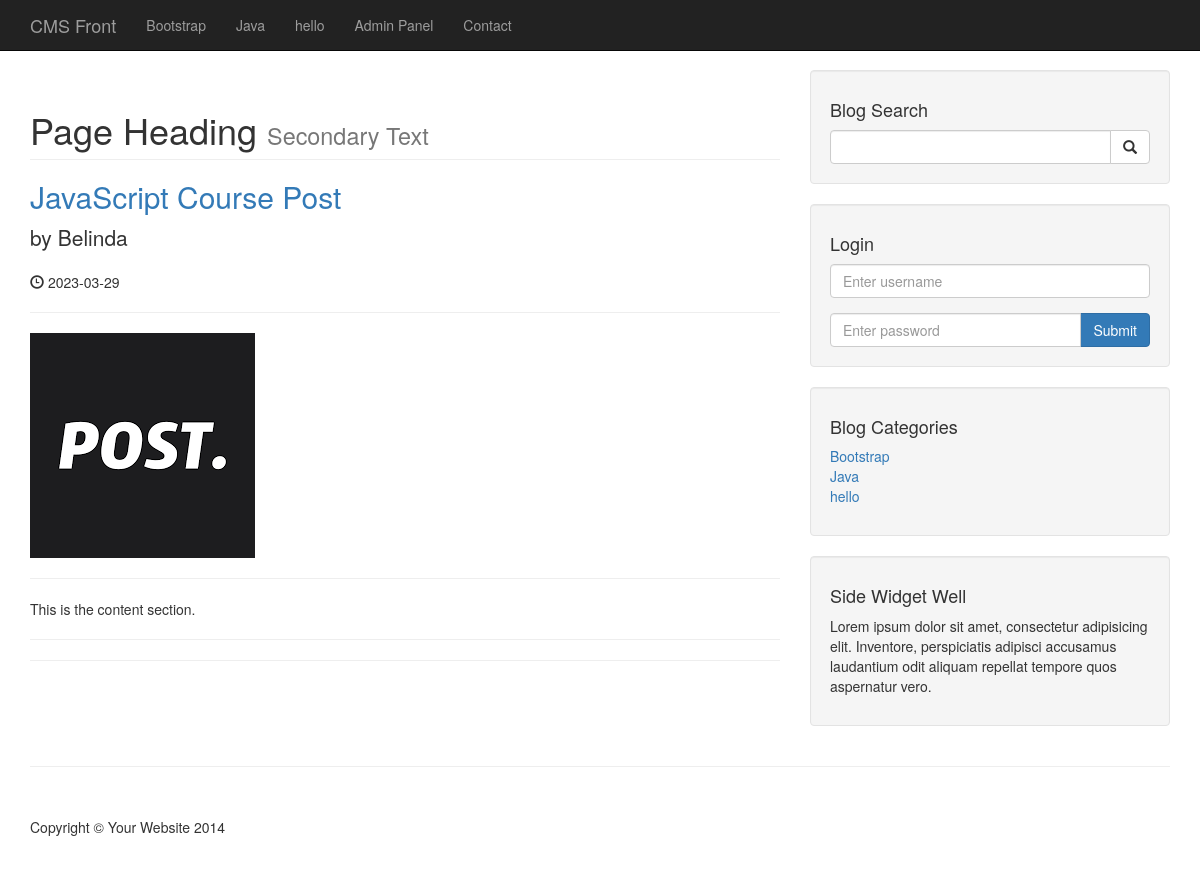
The page /cms/author_posts.php?author=Belinda&p_id=2 on the database as committed earlier.
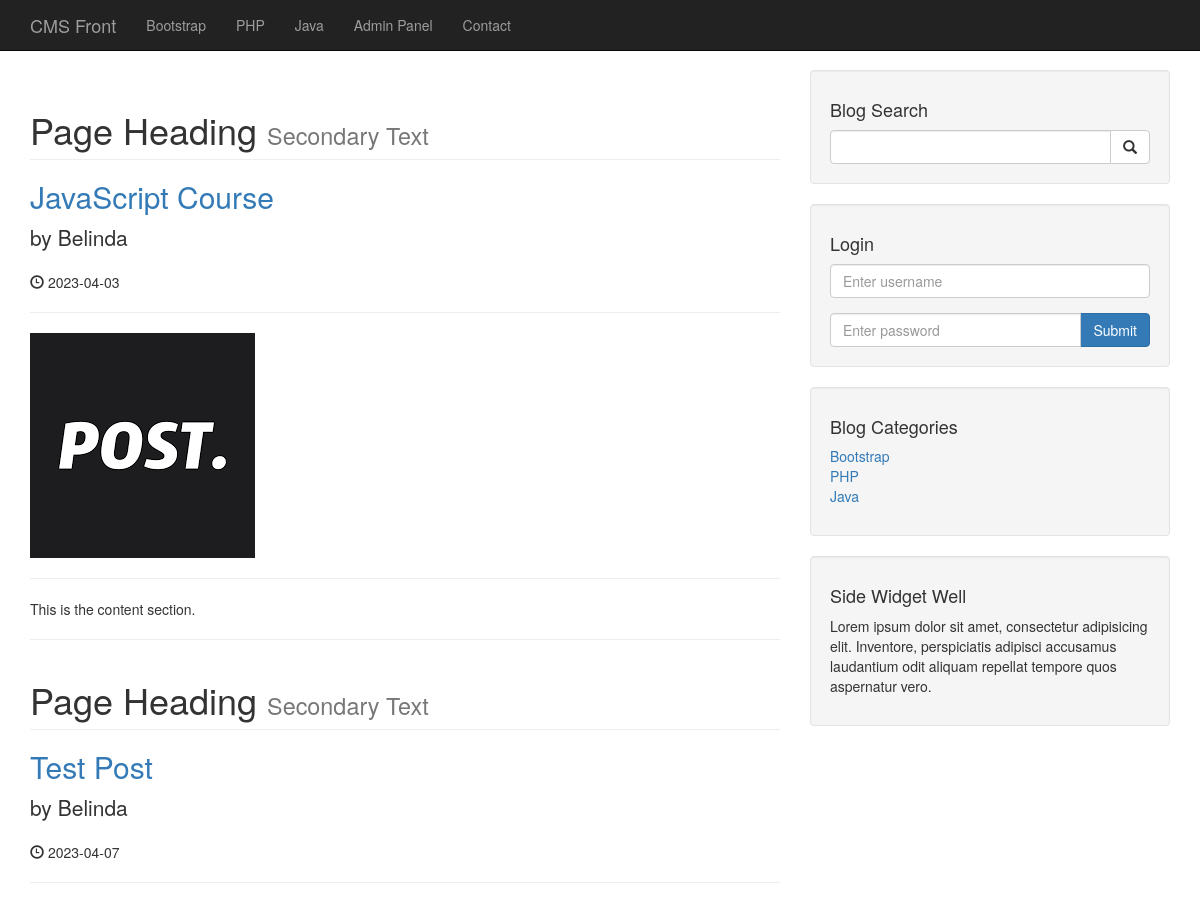
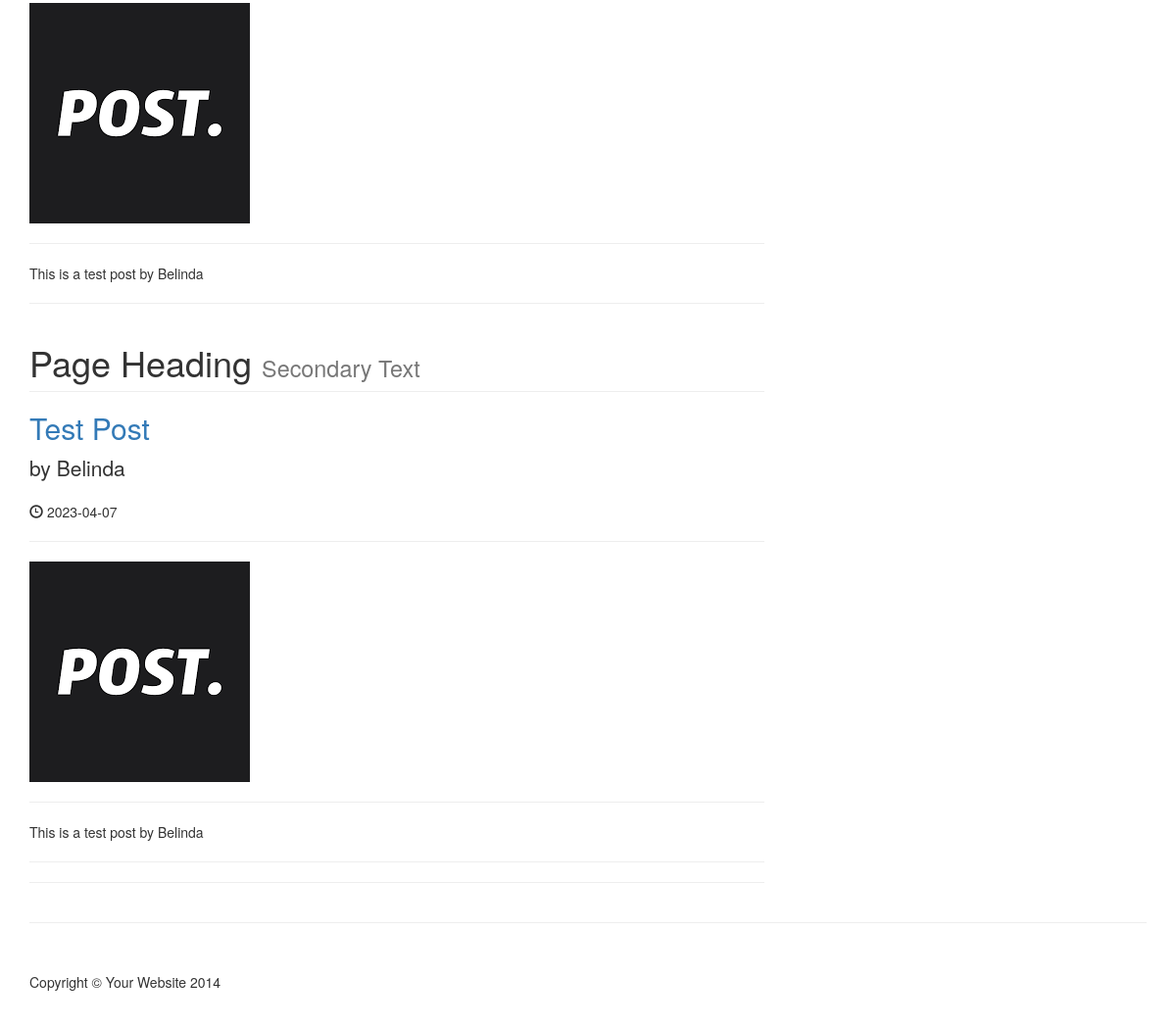
The same page on the database as committed later (2 pictures, top to bottom).
### tables this page shows
CREATE TABLE `category` (
  `cat_id` int(3) NOT NULL,
  `cat_title` varchar(32) NOT NULL
);

CREATE TABLE `posts` (
  `id` int(3) NOT NULL,
  `category_id` int(3) NOT NULL,
  `post_title` varchar(255) NOT NULL,
  `post_author` varchar(255) NOT NULL,
  `post_user` varchar(255) NOT NULL,
  `post_date` date NOT NULL,
  `post_image` text NOT NULL,
  `post_content` text NOT NULL,
  `post_tags` varchar(255) NOT NULL,
  `post_comment_count` int(11) NOT NULL,
  `post_status` varchar(255) NOT NULL DEFAULT 'draft',
  `post_views_count` int(100) NOT NULL
);

### cms/author_posts.php (the view, shortened to what this page needs)
<?php
    include "includes/header.php";
?>
    <?php
        include "includes/navigation.php";
    ?>
    <div class="container">
        <div class="row">
            <div class="col-md-8">
                <?php
                    if(isset($_GET["p_id"])){
                        $post_author=$_GET["author"];
                    }
                    $query = "SELECT * FROM posts WHERE post_author='$post_author'";
                    $result = mysqli_query($connection, $query);
                    while($row = mysqli_fetch_assoc($result)){
                        $post_title = $row["post_title"];
                        $post_author = $row["post_author"];
                        $post_date = $row["post_date"];
                        $post_image = $row["post_image"];
                        $post_content = $row["post_content"];
                ?>
                        <h1 class="page-header">
                            Page Heading
                            <small>Secondary Text</small>
                        </h1>
                        <h2>
                            <a href="#"><?php echo $post_title ?></a>
                        </h2>
                        <p class="lead">
                            by <?php echo $post_author ?>
                        </p>
                        <p><span class="glyphicon glyphicon-time"></span> <?php echo $post_date ?> </p>
                        <hr>
                        <img class="img-responsive" src="images/<?php echo $post_image ?>" alt="">
                        <hr>
                        <p><?php echo $post_content ?></p>
                        <hr>
                    <?php
                    }
                    ?>
                <hr>
            </div>
            <?php
                include "includes/sidebar.php";
            ?>
        </div>
        <hr>
<?php
    include "includes/footer.php";
?>

### cms/includes/header.php (shortened to what this page needs)
<!DOCTYPE html>
<html lang="en">
<head>
    <link href="css/bootstrap.min.css" rel="stylesheet">
    <link href="css/blog-home.css" rel="stylesheet">
    <link rel="stylesheet" href="css/styles.css">
</head>
<body>

### cms/includes/navigation.php (shortened to what this page needs)
<?php
    include "db.php";
?>
<nav class="navbar navbar-inverse navbar-fixed-top" role="navigation">
        <div class="container">
            <div class="navbar-header">
                <a class="navbar-brand" href="./index.php">CMS Front</a>
            </div>
            <div class="collapse navbar-collapse" id="bs-example-navbar-collapse-1">
                <ul class="nav navbar-nav">
                    <?php
                        $query = "SELECT * FROM category";
                        $result = mysqli_query($connection, $query);
                        while($row = mysqli_fetch_assoc($result)){
                            $category_title = $row["cat_title"];
                            echo "<li> <a href='#'> {$category_title} </a> </li>";
                        }
                    ?>
                    <li>
                        <a href="admin/">Admin Panel</a>
                    </li>
                    <li>
                        <a href="contact.php">Contact</a>
                    </li>
                </ul>
            </div>
        </div>
    </nav>

### cms/includes/sidebar.php (shortened to what this page needs)
<?php
    include "db.php";
?>
<div class="col-md-4">
                <div class="well">
                    <h4>Blog Search</h4>
                    <form action="search.php" method="post">
                        <div class="input-group">
                            <input type="text" name="search" class="form-control">
                            <span class="input-group-btn">
                                <button name="submit" class="btn btn-default" type="submit">
                                    <span class="glyphicon glyphicon-search"></span>
                            </button>
                            </span>
                        </div>
                    </form>
                </div>
                <div class="well">
                    <h4>Login</h4>
                    <form action="includes/login.php" method="post">
                        <div class="form-group">
                            <input type="text" name="username" class="form-control" placeholder="Enter username">
                        </div>
                        <div class="input-group">
                            <input type="password" name="password" class="form-control" placeholder="Enter password">
                            <span class="input-group-btn">
                                <button name="login" class="btn btn-primary" type="submit">
                                    Submit
                            </button>
                            </span>
                        </div>
                    </form>
                </div>
                <?php
                        $query = "SELECT * FROM category";
                        $result_category = mysqli_query($connection, $query);
                    ?>
                <div class="well">
                    <h4>Blog Categories</h4>
                    <div class="row">
                        <div class="col-lg-12">
                            <ul class="list-unstyled">
                                <?php
                                    while($row = mysqli_fetch_assoc($result_category)){
                                        $category_title = $row["cat_title"];
                                        $category_id = $row["cat_id"];
                                        echo "<li> <a href='category.php?category=$category_id'> {$category_title} </a> </li>";
                                    }
                                ?>
                            </ul>
                        </div>
                    </div>
                </div>
                <?php include "widget.php"; ?>
            </div>

### cms/includes/widget.php
<div class="well">
    <h4>Side Widget Well</h4>
    <p>Lorem ipsum dolor sit amet, consectetur adipisicing elit. Inventore, perspiciatis adipisci accusamus laudantium odit aliquam repellat tempore quos aspernatur vero.</p>
</div>

### cms/includes/footer.php (shortened to what this page needs)
<footer>
            <div class="row">
                <div class="col-lg-12">
                    <p>Copyright &copy; Your Website 2014</p>
                </div>
            </div>
        </footer>
    </div>
</body>
</html>

### cms/css/blog-home.css (style rules this page uses)
body { padding-top: 70px; }
footer { margin: 50px 0; }

Rows that differ between the two databases and show on the page:
removed category: cat_title "hello"
added category: cat_title "PHP"
changed posts "This is the content section.": post_title "JavaScript Course Post" → "JavaScript Course"; post_date "2023-03-29" → "2023-04-03"
added posts: post_title "Test Post", post_author "Belinda", post_date "2023-04-07", post_image (picture), post_content "This is a test post by Belinda"
added posts: post_title "Test Post", post_author "Belinda", post_date "2023-04-07", post_image (picture), post_content "This is a test post by Belinda"
